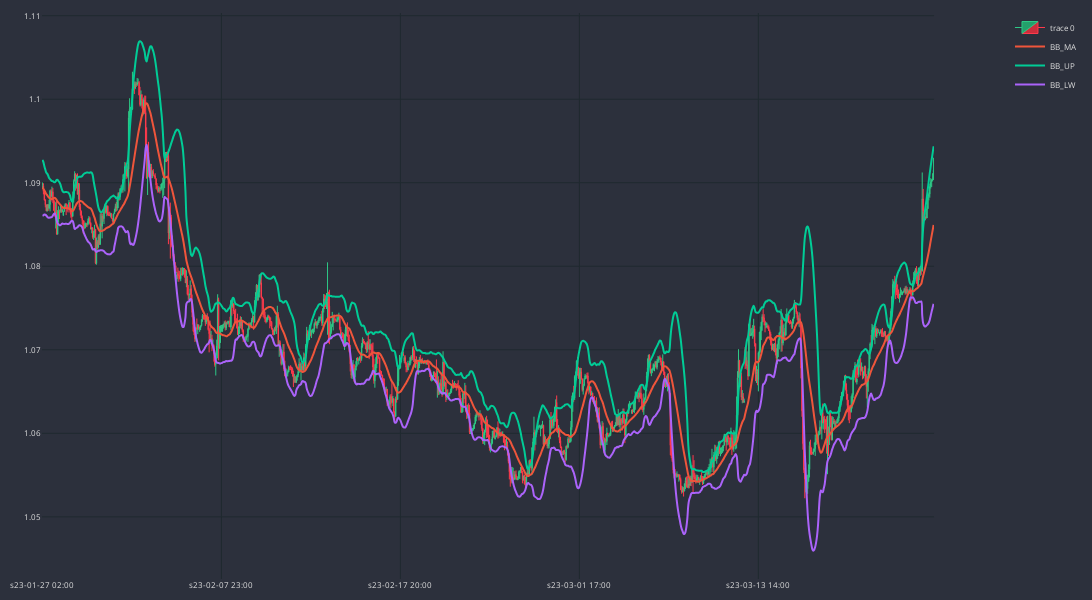

Source (notebook cell):
### Code cell
cp = CandlePlot(df_an, candles=True)
cp.show_plot(line_traces=['BB_MA','BB_UP','BB_LW'])

### Figure 1 — Plotly figure (JSON) as saved in the notebook; plotly's stock layout.template omitted (floating-point values rounded to 4 significant figures; data arrays with more than 128 entries replaced by an {"elided": "..."} marker saying what was removed)
{"data": [{"close": {"elided": "942 float values"}, "decreasing": {"fillcolor": "#CC2E3C", "line": {"color": "#FF3A4C"}}, "high": {"elided": "942 float values"}, "increasing": {"fillcolor": "#24A06B", "line": {"color": "#2EC886"}}, "line": {"width": 1}, "low": {"elided": "942 float values"}, "opacity": 1, "open": {"elided": "942 float values"}, "type": "candlestick", "x": {"elided": "942 str values"}}, {"line": {"shape": "spline", "width": 2}, "name": "BB_MA", "type": "scatter", "x": {"elided": "942 str values"}, "xaxis": "x", "y": {"elided": "942 float values"}, "yaxis": "y"}, {"line": {"shape": "spline", "width": 2}, "name": "BB_UP", "type": "scatter", "x": {"elided": "942 str values"}, "xaxis": "x", "y": {"elided": "942 float values"}, "yaxis": "y"}, {"line": {"shape": "spline", "width": 2}, "name": "BB_LW", "type": "scatter", "x": {"elided": "942 str values"}, "xaxis": "x", "y": {"elided": "942 float values"}, "yaxis": "y"}], "layout": {"font": {"color": "#e1e1e1", "size": 8}, "height": 600, "margin": {"b": 10, "l": 10, "r": 10, "t": 10}, "paper_bgcolor": "#2c303c", "plot_bgcolor": "#2c303c", "width": 1400, "xaxis": {"anchor": "y", "domain": [0, 0.94], "gridcolor": "#1f292f", "nticks": 5, "rangeslider": {"visible": false}}, "yaxis": {"anchor": "x", "domain": [0, 1], "gridcolor": "#1f292f"}, "yaxis2": {"anchor": "x", "gridcolor": "#1f292f", "overlaying": "y", "side": "right"}}}
